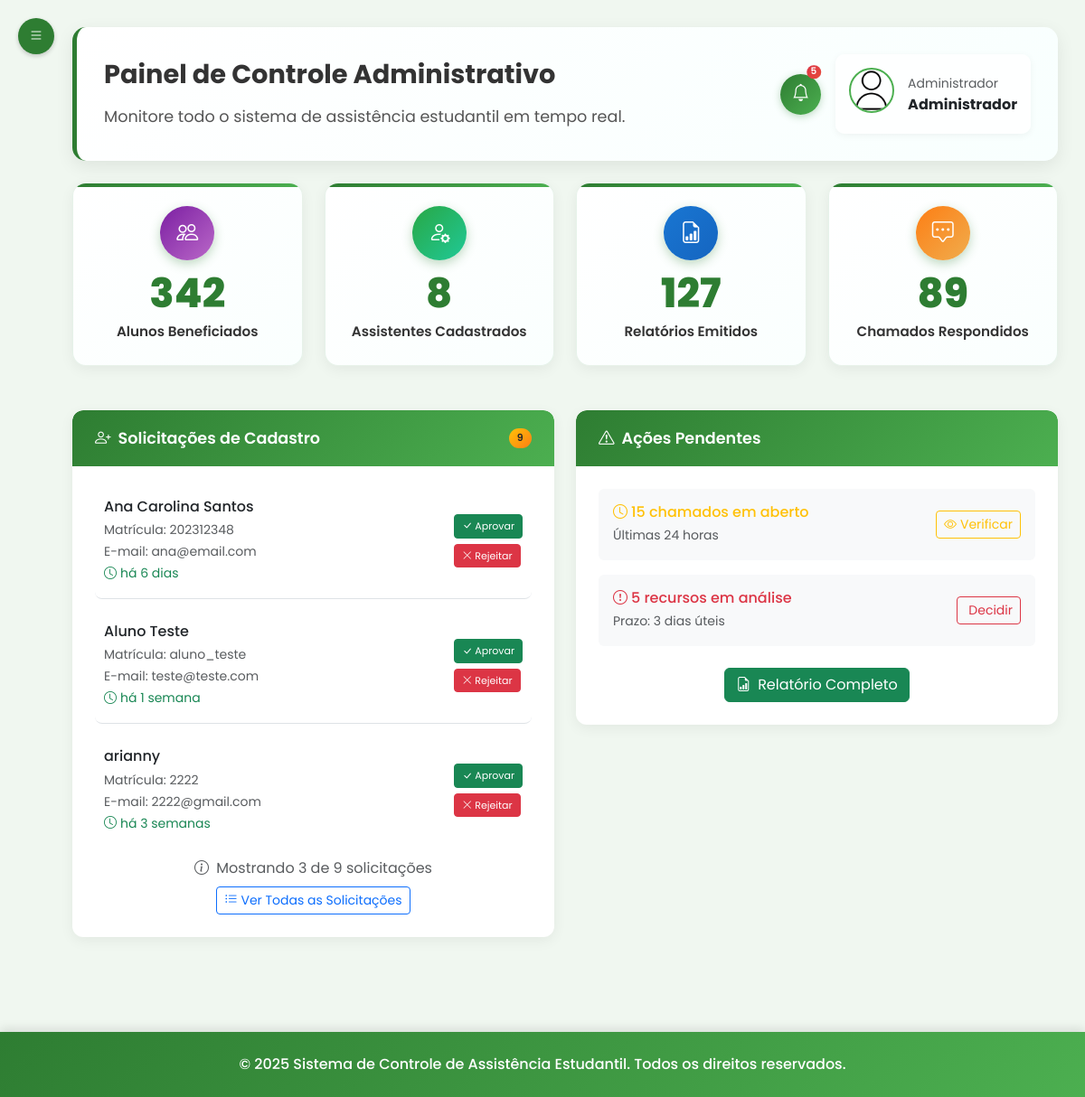
Page /admin/inicio (signed in) on the committed database.
### tables this page shows
CREATE TABLE usuario (
id_usuario INTEGER PRIMARY KEY AUTOINCREMENT,
nome TEXT NOT NULL,
matricula TEXT UNIQUE NOT NULL,
email TEXT NOT NULL UNIQUE,
senha TEXT NOT NULL,
perfil TEXT NOT NULL DEFAULT 'aluno',
foto TEXT,
token_redefinicao TEXT,
data_token TIMESTAMP,
data_cadastro TIMESTAMP DEFAULT CURRENT_TIMESTAMP
);

### routes/admin/perfiladmin_routes.py (the view)
@router.get("/inicio")
@requer_autenticacao("admin")
async def get_perfil(request: Request, usuario_logado: dict = None):
    admin = usuario_repo.obter_usuario_por_matricula(usuario_logado['matricula'])
    possiveis_alunos_raw = aluno_repo.obter_possiveis_alunos()
    possiveis_alunos = []
    for usuario in possiveis_alunos_raw[:3]:  # Mostrar apenas os 3 mais recentes
        usuario_dict = {
            'id_usuario': usuario.id_usuario,
            'nome': usuario.nome,
            'matricula': usuario.matricula,
            'email': usuario.email,
            'data_cadastro': usuario.data_cadastro,
            'tempo_relativo': calcular_tempo_relativo(usuario.data_cadastro) if usuario.data_cadastro else "Data não informada",
            'data_formatada': formatar_data_brasileira(usuario.data_cadastro) if usuario.data_cadastro else "Data não informada"
        }
        possiveis_alunos.append(usuario_dict)
    context = {
        "request": request,
        "admin": admin,
        "possiveis_alunos": possiveis_alunos,
        "total_cadastros_pendentes": len(possiveis_alunos_raw)
    }
    response = templates.TemplateResponse("/admin/dashboard_admin.html", context)
    return response

### templates/admin/dashboard_admin.html (shortened to what this page needs)
<!DOCTYPE html>
<html lang="pt-br">
<head>
    <link href="https://cdn.jsdelivr.net/npm/bootstrap@5.3.0-alpha1/dist/css/bootstrap.min.css" rel="stylesheet">
    <link rel="stylesheet" href="https://cdn.jsdelivr.net/npm/bootstrap-icons@1.10.0/font/bootstrap-icons.css">
    <link rel="stylesheet" href="/static/css/dashboard_admin.css" />
</head>
<body>
    <button class="menu-toggle" id="menuToggle">
        <i class="bi bi-list"></i>
    </button>
    <div class="main-content" id="mainContent">
        <div class="welcome-banner mb-4 card-hover">
            <div class="row align-items-center">
                <div class="col-md-8">
                    <h4 class="mb-3">Painel de Controle Administrativo</h4>
                    <p>Monitore todo o sistema de assistência estudantil em tempo real.</p>
                </div>
                <div class="col-md-4 d-flex justify-content-end align-items-center gap-3">
                    <button class="btn-notification position-relative" data-bs-toggle="modal" data-bs-target="#notificacoesModal">
                        <i class="bi bi-bell"></i>
                        <span class="position-absolute top-0 start-100 translate-middle badge rounded-pill bg-danger notification-badge">
                            5
                        </span>
                    </button>
                    <div class="user-profile-card">
                        <img src="/static/img/perfil.png" alt="Perfil" class="mb-2">
                        <div>
                            <small class="text-muted">Administrador</small>
                            <div class="fw-bold">{{admin.nome}}</div>
                        </div>
                    </div>
                </div>
            </div>
        </div>
         <div class="row mb-4">
            <div class="col-md-3">
                <div class="stats-card card beneficiados">
                    <div class="icon">
                        <i class="bi bi-people"></i>
                    </div>
                    <div class="number">342</div>
                    <div class="label">Alunos Beneficiados</div>
                </div>
            </div>
            <div class="col-md-3">
                <div class="stats-card card assistentes">
                    <div class="icon">
                        <i class="bi bi-person-gear"></i>
                    </div>
                    <div class="number">8</div>
                    <div class="label">Assistentes Cadastrados</div>
                </div>
            </div>
            <div class="col-md-3">
                <div class="stats-card card relatorios">
                    <div class="icon">
                        <i class="bi bi-file-earmark-bar-graph"></i>
                    </div>
                    <div class="number">127</div>
                    <div class="label">Relatórios Emitidos</div>
                </div>
            </div>
            <div class="col-md-3">
                <div class="stats-card card chamados">
                    <div class="icon">
                        <i class="bi bi-chat-square-dots"></i>
                    </div>
                    <div class="number">89</div>
                    <div class="label">Chamados Respondidos</div>
                </div>
            </div>
        </div>
        <div class="row">
            <div class="col-md-6">
                <div class="card">
                    <div class="card-header d-flex justify-content-between align-items-center">
                        <span><i class="bi bi-person-plus me-2"></i>Solicitações de Cadastro</span>
                        {% if total_cadastros_pendentes > 0 %}
                        <span class="badge bg-warning">{{ total_cadastros_pendentes }}</span>
                        {% endif %}
                    </div>
                    <div class="card-body">
                        {% if possiveis_alunos %}
                            {% for usuario in possiveis_alunos %}
                            <div class="solicitation-item {% if not loop.last %}border-bottom pb-3 mb-3{% endif %}">
                                <div class="d-flex justify-content-between align-items-center">
                                    <div>
                                        <h6 class="mb-1">{{ usuario.nome }}</h6>
                                        <small class="text-muted">Matrícula: {{ usuario.matricula }}</small><br>
                                        <small class="text-muted">E-mail: {{ usuario.email }}</small><br>
                                        <small class="text-success">
                                            <i class="bi bi-clock me-1"></i>{{ usuario.tempo_relativo }}
                                        </small>
                                    </div>
                                    <div>
                                        <div class="btn-group-vertical" role="group">
                                            <form method="post" action="/admin/aprovar-usuario/{{ usuario.id_usuario }}" style="display: inline;">
                                                <button type="submit" class="btn btn-sm btn-success mb-1"
                                                        onclick="return confirm('Aprovar cadastro de {{ usuario.nome }}?')"
                                                        title="Aprovar cadastro de {{ usuario.nome }}">
                                                    <i class="bi bi-check-lg"></i> Aprovar
                                                </button>
                                            </form>
                                            <form method="post" action="/admin/rejeitar-usuario/{{ usuario.id_usuario }}" style="display: inline;">
                                                <button type="submit" class="btn btn-sm btn-danger"
                                                        onclick="return confirm('Rejeitar cadastro de {{ usuario.nome }}? Esta ação não pode ser desfeita.')"
                                                        title="Rejeitar cadastro de {{ usuario.nome }}">
                                                    <i class="bi bi-x-lg"></i> Rejeitar
                                                </button>
                                            </form>
                                        </div>
                                    </div>
                                </div>
                            </div>
                            {% endfor %}
                            {% if total_cadastros_pendentes > 3 %}
                            <div class="text-center mt-3">
                                <p class="text-muted mb-2">
                                    <i class="bi bi-info-circle me-1"></i>
                                    Mostrando 3 de {{ total_cadastros_pendentes }} solicitações
                                </p>
                                <a href="/admin/analisar-cadastros" class="btn btn-outline-primary btn-sm">
                                    <i class="bi bi-list-ul me-1"></i>Ver Todas as Solicitações
                                </a>
                            </div>
                            {% else %}
                            <div class="text-center mt-3">
                                <a href="/admin/analisar-cadastros" class="btn btn-outline-primary btn-sm">
                                    <i class="bi bi-list-ul me-1"></i>Gerenciar Cadastros
                                </a>
                            </div>
                            {% endif %}
                        {% endif %}
                    </div>
                </div>
            </div>
            <div class="col-md-6">
                <div class="card">
                    <div class="card-header">
                        <i class="bi bi-exclamation-triangle me-2"></i>Ações Pendentes
                    </div>
                    <div class="card-body">
                        <div class="d-flex justify-content-between align-items-center mb-3 p-3 bg-light rounded">
                            <div>
                                <h6 class="mb-1 text-warning">
                                    <i class="bi bi-clock me-1"></i>15 chamados em aberto
                                </h6>
                                <small class="text-muted">Últimas 24 horas</small>
                            </div>
                            <div>
                                <a href="/admin/chamados" class="btn btn-sm btn-outline-warning">
                                    <i class="bi bi-eye me-1"></i>Verificar
                                </a>
                            </div>
                        </div>
                        <div class="d-flex justify-content-between align-items-center mb-3 p-3 bg-light rounded">
                            <div>
                                <h6 class="mb-1 text-danger">
                                    <i class="bi bi-exclamation-circle me-1"></i>5 recursos em análise
                                </h6>
                                <small class="text-muted">Prazo: 3 dias úteis</small>
                            </div>
                            <div>
                                <a href="/admin/recursos" class="btn btn-sm btn-outline-danger">
                                    Decidir
                                </a>
                            </div>
                        </div>
                        <div class="text-center mt-4">
                            <a href="/admin/relatorios" class="btn btn-success">
                                <i class="bi bi-file-earmark-bar-graph me-2"></i>Relatório Completo
                            </a>
                        </div>
                    </div>
                </div>
            </div>
        </div>
    </div>
    <footer class="footer bg-success text-white py-4">
        <div class="container">
            <div class="row">
                <div class="col-12 text-center">
                    <p class="text-white mb-0">
                        &copy; 2025 Sistema de Controle de Assistência Estudantil. Todos os direitos reservados.
                    </p>
                </div>
            </div>
        </div>
    </footer>
</body>
</html>

### templates/admin/dashboard_admin.html (style rules this page uses)
.solicitation-item { transition: all 0.3s ease; }
.btn-group-vertical .btn { border-radius: 4px !important; font-size: 11px; padding: 4px 8px; min-width: 70px; }
.solicitation-item .btn-group-vertical { gap: 2px; }
.card-header .badge { font-size: 11px; }

### rows in the picture
usuario: nome "Administrador"
usuario: nome "Ana Carolina Santos", matricula "202312348", email "ana@email.com", tempo_relativo "há 6 dias"
usuario: nome "Aluno Teste", matricula "aluno_teste", email "teste@teste.com", tempo_relativo "há 1 semana"
usuario: nome "arianny", matricula "2222", email "2222@gmail.com", tempo_relativo "há 3 semanas"

### other values in the picture
{{ total_cadastros_pendentes }} "9"
